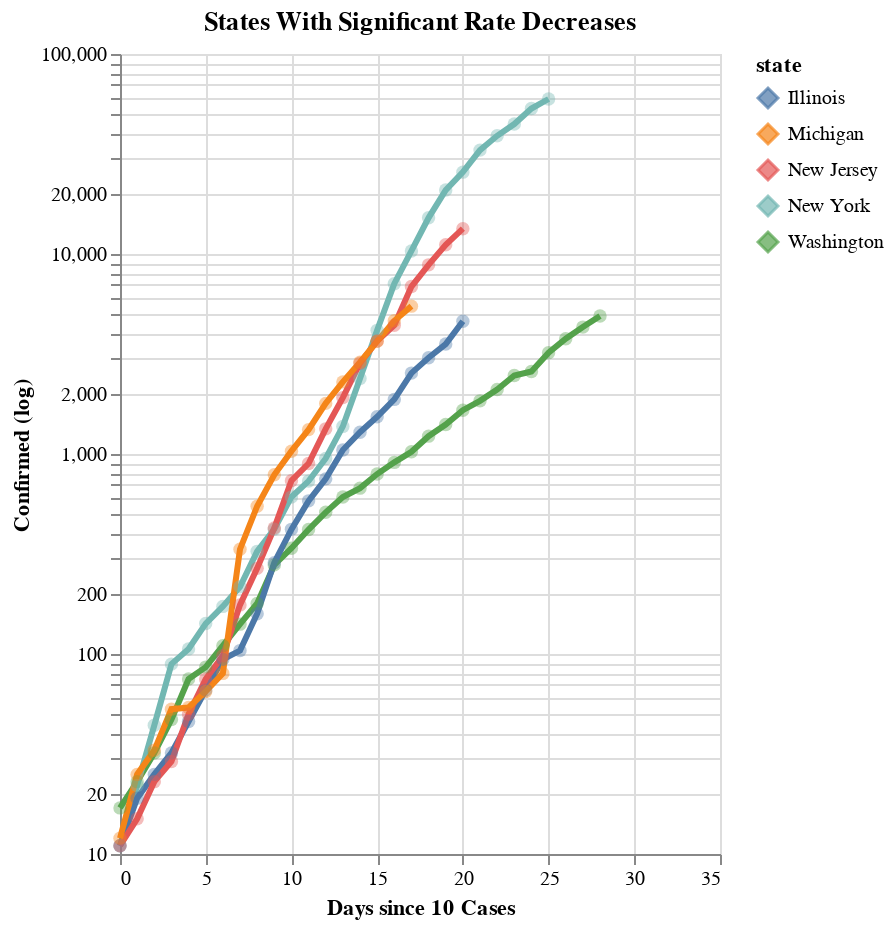

Notebook code for this chart:
### Code cell
nyt_df = pd.read_csv('./nyt-us-states.csv')
filtered_nyt_df = nyt_df[(nyt_df["state"]=="Illinois")|(nyt_df["state"]=="New York")| (nyt_df["state"]=="New Jersey")| (nyt_df["state"]=="Washington")| (nyt_df["state"]=="Michigan")]
nyt_chart = CovidChart(
    filtered_nyt_df, 
    groupcol='state', 
    start_criterion=DaysSinceNumReached(10, 'cases'), 
    ycol='cases', 
    top_k_groups=20, 
    quarantine_df=nyt_quarantine_df
)
nyt_chart = nyt_chart.set_ytitle('Confirmed (log)')
nyt_chart = nyt_chart.set_xtitle('Days since 10 Cases')
spec = nyt_chart.spec
spec.lines = True

spec.lockdown_extrapolation = True
spec.tooltip_text = True
nyt_chart.set_width(300).set_height(400)
nyt_chart.set_xdomain((0, 35)).set_ydomain((10, 100000))
nyt_chart.set_title("States With Significant Rate Decreases")
altChart = nyt_chart.compile()
altChart
